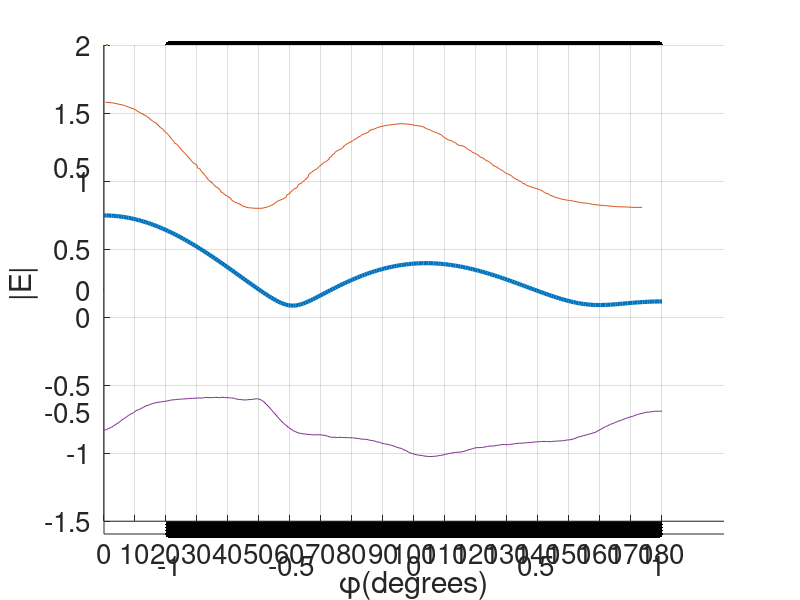

This figure's MATLAB source:
clc; clear variables; close all;

%% defining constants
% epsilon0 = 8.853e-12;
epsilonr = 4;           %relative permitivity of the dielectric shell
epsilon = epsilonr;     
theta0 = pi/2;          %angle between z-axis and propagation axis
phi0 = 0;               %angle between x-axis and projection of k on xy plane
lambda = 1;             %wavelength 
E0 = 1;                 %electric field amplitude 
k = 2*pi/lambda;        %wave vector

%% defining the scatterer
shellsize = lambda;     %temporary space to carve out the dielectric shell
N = 150 ;                 %number of pixels in which space is broken
x1    = linspace(-shellsize,shellsize,N);   %x-space of square space
y1    = linspace(-shellsize,shellsize,N);   %y-space of square space
[X Y] = meshgrid(x1,y1);
X     = reshape(X,[(N)^2,1]);           %to generate the coordinate system
Y     = reshape(Y,[(N)^2,1]);           %to generate the coordinate system

%plotting the square space
 scatter(X,Y,'k','filled');
 hold on; grid on; axis('equal');

%carving out dielectric shell from the square space generated by X and Y
t = 0;      %temporary variable to hold index 
for m = 1:(N)^2
    if ((X(m)^2 + Y(m)^2) <= (0.3*lambda)^2) && ((X(m)^2 + Y(m)^2) >= (0.25*lambda)^2)
       t = t + 1; 
       X1(t) = X(m);
       Y1(t) = Y(m);
    end
end

%plotting the dielectric shell
 scatter(X1,Y1,'w','filled');
 grid on; axis('equal'); hold off;
set(gca,'fontsize',20)
%% formulating and solving the problem
a = lambda / 50; %side of the square patch
r = 0.56 * a;    %radius of equivalent circle with same cross section

%forming matrix C in the equation [C][E] = Ei
for m = 1:length(X1)
    for n = 1:length(X1)
        if m == n
            C(m,n) = 1 + ((epsilon - 1) * (1i/2) * (pi * k * r * besselh(1,2,(k * r)) - 2i));
        else
            rho = sqrt((X1(m) - X1(n))^2 + (Y1(m) - Y1(n))^2);
            C(m,n) = (1i * pi * k * r / 2) * (epsilon - 1) * (besselj(1, (k * r))) * (besselh(0,2,(k * rho)));
        end
    end
end

%for Ei vector
alpha = X1 * sin(theta0) * cos(phi0) + Y1 * sin(theta0) * sin(phi0);
Ei = E0 * exp(-1i * k * alpha);     %incident electric field 

%solving matrix equation
E = C\Ei';      %total electric field on the dielectric volume

%% calculating the total field 
phi = linspace(0,pi,228);   %for circular variation around the shell
%rho0 = (0.3*lambda - 0.25*lambda) + 0.25*lambda;
rho0 = 3*lambda;          %distance where we want to check the field

%temporary variable 'temp' to store the amplitude of the field
temp = -1i * (pi * k / 2) * sqrt(2i / (pi * k * rho0)) ...
    * exp(-1i * k * rho0) * (epsilon-1) * r * besselj(1,(k * r)) ;
temp1 = cos(phi.')*X1 + sin(phi.')*Y1;  %to hold angular variation
Es = temp * exp(1i * k * temp1) * E;    %required field
Es = flip(abs(Es));                     %absolute value of the complex field

%% plotting the field w.r.t. phi variation
AxesH = axes('XTick',0:10:180, 'NextPlot', 'add');
plot(phi*180/pi,Es,'linewidth',3);
hold on; grid on; set(gca,'fontsize',20)
xlabel('\phi(degrees)');
ylabel('|E|');

%% extracted from richmond figure 3 (reference plot)
import_rr = load('extrd_fig3_rich.mat');
rr = import_rr.rr;
plot(rr(:,1),rr(:,2),linewidth = 2);

%% calculating the error between reference and implemented data
error_vec = Es - rr(:,2);
error = norm(error_vec);
plot(phi*180/pi,error_vec,linewidth = 2); 